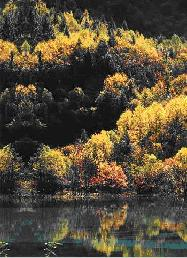
%> input picture 现代数字图像处理技术提高及应用案例详解(Matlab版)----源码/2.3图像配准技术/scence1.JPG, 187 x 258 px
$ octave --eval "result = kp_harris(imread('scence1.JPG'));"   (GNU Octave 9; MATLAB toolbox functions it lacks are replaced by stand-ins)
%> lines starting %> are read from the running program, lines starting %| are printed output that depends on the picture
function points = kp_harris(im)
    % 功能：检测图像的Harris角点

    im = double(im(:,:,1));
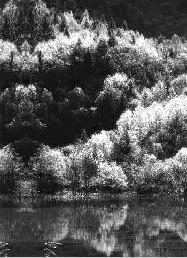
%> im: size 258x187 double; min 0, max 255, mean 86.2
    sigma = 1.5;
    s_D = 0.7*sigma;
    x  = -round(3*s_D):round(3*s_D);
    dx = x .* exp(-x.*x/(2*s_D*s_D)) ./ (s_D*s_D*s_D*sqrt(2*pi));
    dy = dx';
    Ix = conv2(im, dx, 'same');
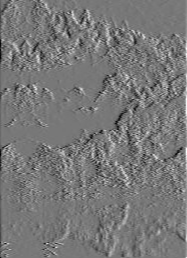
%> Ix: size 258x187 double; min -78.84, max 88.48, mean -0.1; drawn with min black and max white
    Iy = conv2(im, dy, 'same');
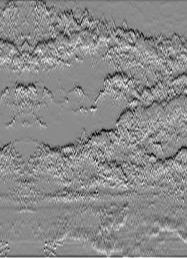
%> Iy: size 258x187 double; min -76.77, max 64.43, mean -0.2; drawn with min black and max white
    s_I = sigma;
    g = fspecial('gaussian',max(1,fix(6*s_I+1)), s_I);
    Ix2 = conv2(Ix.^2, g, 'same');
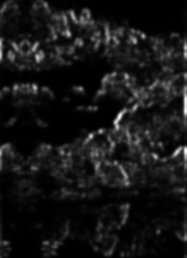
%> Ix2: size 258x187 double; min 0.000456, max 2054.5, mean 177.3; drawn with min black and max white
    Iy2 = conv2(Iy.^2, g, 'same');
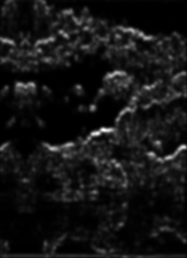
%> Iy2: size 258x187 double; min 0.000326, max 2309.3, mean 191; drawn with min black and max white
    Ixy = conv2(Ix.*Iy, g, 'same');
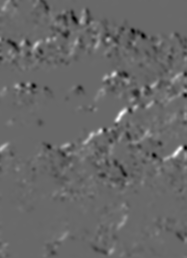
%> Ixy: size 258x187 double; min -892.2, max 1279.1, mean -1.7; drawn with min black and max white
    cim = (Ix2.*Iy2 - Ixy.^2)./(Ix2 + Iy2 + eps);
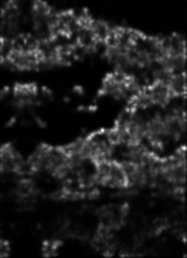
%> cim: size 258x187 double; min 0.000227, max 559.7, mean 68.5; drawn with min black and max white
    [r,c,max_local] = findLocalMaximum(cim,3*s_I);
% [4 lines not run here, left out]
function [row,col,max_local] = findLocalMaximum(val,radius)

%> (the run ends here)

$ run again, on 现代数字图像处理技术提高及应用案例详解(Matlab版)----源码/2.3图像配准技术/scence2.JPG
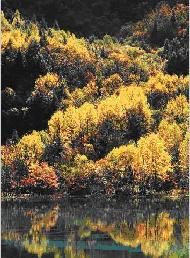
%> input picture 现代数字图像处理技术提高及应用案例详解(Matlab版)----源码/2.3图像配准技术/scence2.JPG, 190 x 258 px
%> in kp_harris, `Ixy = conv2(Ix.*Iy, g, 'same');`:
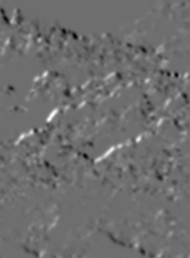
%> Ixy: size 258x190 double; min -927.5, max 1210, mean -0.1; drawn with min black and max white
%> in kp_harris, `cim = (Ix2.*Iy2 - Ixy.^2)./(Ix2 + Iy2 + eps);`:
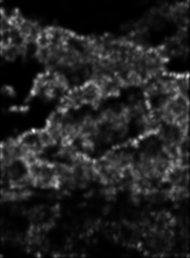
%> cim: size 258x190 double; min 0.0432, max 552.6, mean 75; drawn with min black and max white
